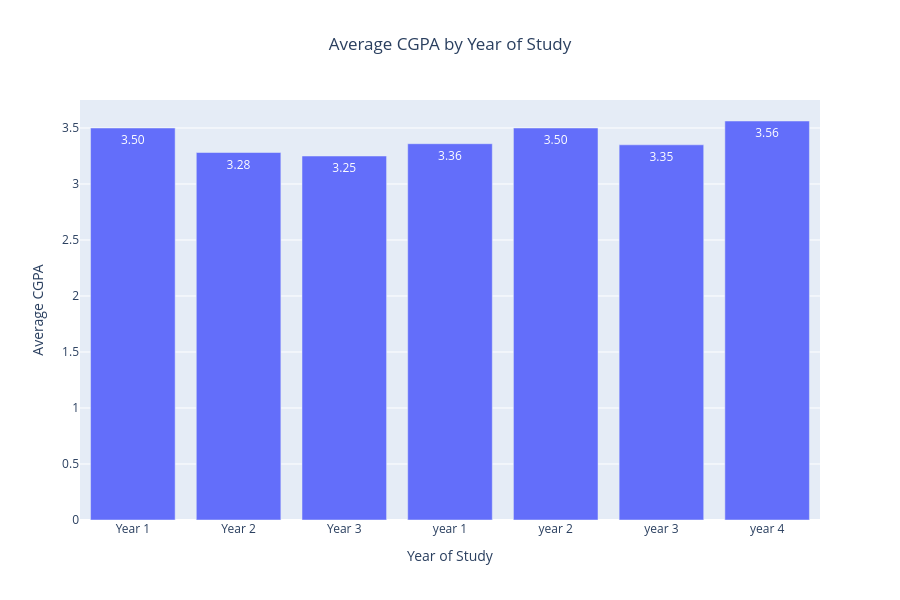

This figure's notebook cell:
### Code cell
avg_cgpa = (
    df.groupby('Your current year of Study')['CGPA_Mid']
    .mean()
    .reset_index()
)

fig6 = px.bar(
    avg_cgpa,
    x='Your current year of Study',
    y='CGPA_Mid',
    title='Average CGPA by Year of Study',
    text_auto='.2f'
)

fig6.update_layout(
    width=900,
    height=600,
    title_x=0.5,
    xaxis_title='Year of Study',
    yaxis_title='Average CGPA'
)

fig6.show()

### Figure 1 — Plotly figure (JSON) as saved in the notebook; plotly's stock layout.template omitted (floating-point values rounded to 4 significant figures)
{"data": [{"hovertemplate": "Your current year of Study=%{x}<br>CGPA_Mid=%{y}<extra></extra>", "legendgroup": "", "marker": {"color": "#636efa", "pattern": {"shape": ""}}, "name": "", "orientation": "v", "showlegend": false, "textposition": "auto", "texttemplate": "%{y:.2f}", "type": "bar", "x": ["Year 1", "Year 2", "Year 3", "year 1", "year 2", "year 3", "year 4"], "xaxis": "x", "y": [3.5, 3.281, 3.25, 3.36, 3.5, 3.35, 3.562], "yaxis": "y"}], "layout": {"barmode": "relative", "height": 600, "legend": {"tracegroupgap": 0}, "title": {"text": "Average CGPA by Year of Study", "x": 0.5}, "width": 900, "xaxis": {"anchor": "y", "domain": [0, 1], "title": {"text": "Year of Study"}}, "yaxis": {"anchor": "x", "domain": [0, 1], "title": {"text": "Average CGPA"}}}}
